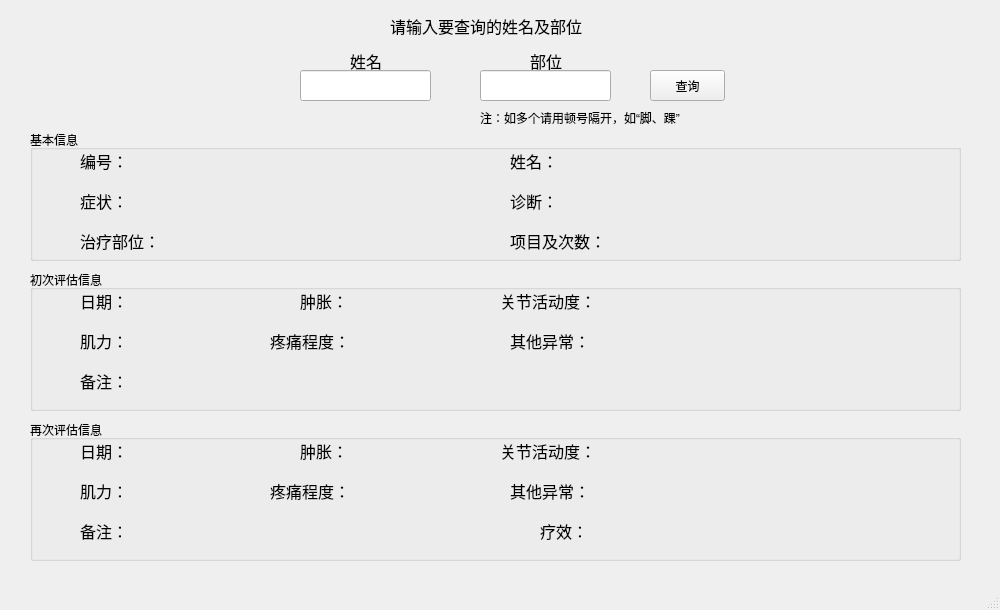
<?xml version="1.0" encoding="UTF-8"?>
<ui version="4.0">
 <class>ass_que</class>
 <widget class="QMainWindow" name="ass_que">
  <property name="geometry">
   <rect>
    <x>0</x>
    <y>0</y>
    <width>1000</width>
    <height>610</height>
   </rect>
  </property>
  <property name="windowTitle">
   <string>MainWindow</string>
  </property>
  <widget class="QWidget" name="centralwidget">
   <widget class="QPushButton" name="pushButton">
    <property name="geometry">
     <rect>
      <x>650</x>
      <y>70</y>
      <width>75</width>
      <height>31</height>
     </rect>
    </property>
    <property name="text">
     <string>查询</string>
    </property>
   </widget>
   <widget class="QGroupBox" name="groupBox">
    <property name="enabled">
     <bool>true</bool>
    </property>
    <property name="geometry">
     <rect>
      <x>30</x>
      <y>130</y>
      <width>931</width>
      <height>131</height>
     </rect>
    </property>
    <property name="title">
     <string>基本信息</string>
    </property>
    <widget class="QLabel" name="label">
     <property name="geometry">
      <rect>
       <x>480</x>
       <y>10</y>
       <width>54</width>
       <height>41</height>
      </rect>
     </property>
     <property name="font">
      <font>
       <family>等线</family>
       <pointsize>12</pointsize>
      </font>
     </property>
     <property name="text">
      <string>姓名：</string>
     </property>
    </widget>
    <widget class="QLabel" name="label_2">
     <property name="geometry">
      <rect>
       <x>50</x>
       <y>10</y>
       <width>54</width>
       <height>41</height>
      </rect>
     </property>
     <property name="font">
      <font>
       <family>等线</family>
       <pointsize>12</pointsize>
      </font>
     </property>
     <property name="text">
      <string>编号：</string>
     </property>
    </widget>
    <widget class="QLabel" name="label_7">
     <property name="geometry">
      <rect>
       <x>10</x>
       <y>360</y>
       <width>81</width>
       <height>41</height>
      </rect>
     </property>
     <property name="font">
      <font>
       <family>等线</family>
       <pointsize>12</pointsize>
      </font>
     </property>
     <property name="text">
      <string>病史/主诉：</string>
     </property>
    </widget>
    <widget class="QLabel" name="Name">
     <property name="geometry">
      <rect>
       <x>560</x>
       <y>20</y>
       <width>121</width>
       <height>21</height>
      </rect>
     </property>
     <property name="text">
      <string/>
     </property>
    </widget>
    <widget class="QLabel" name="Number">
     <property name="geometry">
      <rect>
       <x>140</x>
       <y>20</y>
       <width>121</width>
       <height>21</height>
      </rect>
     </property>
     <property name="text">
      <string/>
     </property>
    </widget>
    <widget class="QLabel" name="History">
     <property name="geometry">
      <rect>
       <x>100</x>
       <y>370</y>
       <width>161</width>
       <height>71</height>
      </rect>
     </property>
     <property name="text">
      <string/>
     </property>
    </widget>
    <widget class="QLabel" name="label_13">
     <property name="geometry">
      <rect>
       <x>50</x>
       <y>50</y>
       <width>41</width>
       <height>41</height>
      </rect>
     </property>
     <property name="font">
      <font>
       <family>等线</family>
       <pointsize>12</pointsize>
      </font>
     </property>
     <property name="text">
      <string>症状：</string>
     </property>
    </widget>
    <widget class="QLabel" name="label_15">
     <property name="geometry">
      <rect>
       <x>480</x>
       <y>50</y>
       <width>41</width>
       <height>41</height>
      </rect>
     </property>
     <property name="font">
      <font>
       <family>等线</family>
       <pointsize>12</pointsize>
      </font>
     </property>
     <property name="text">
      <string>诊断：</string>
     </property>
    </widget>
    <widget class="QLabel" name="zhengzhuang">
     <property name="geometry">
      <rect>
       <x>140</x>
       <y>60</y>
       <width>301</width>
       <height>21</height>
      </rect>
     </property>
     <property name="text">
      <string/>
     </property>
    </widget>
    <widget class="QLabel" name="zhenduan">
     <property name="geometry">
      <rect>
       <x>560</x>
       <y>60</y>
       <width>321</width>
       <height>21</height>
      </rect>
     </property>
     <property name="text">
      <string/>
     </property>
    </widget>
    <widget class="QLabel" name="label_22">
     <property name="geometry">
      <rect>
       <x>480</x>
       <y>90</y>
       <width>101</width>
       <height>41</height>
      </rect>
     </property>
     <property name="font">
      <font>
       <family>等线</family>
       <pointsize>12</pointsize>
      </font>
     </property>
     <property name="text">
      <string>项目及次数：：</string>
     </property>
    </widget>
    <widget class="QLabel" name="buwei">
     <property name="geometry">
      <rect>
       <x>170</x>
       <y>100</y>
       <width>271</width>
       <height>21</height>
      </rect>
     </property>
     <property name="text">
      <string/>
     </property>
    </widget>
    <widget class="QLabel" name="label_23">
     <property name="geometry">
      <rect>
       <x>50</x>
       <y>90</y>
       <width>91</width>
       <height>41</height>
      </rect>
     </property>
     <property name="font">
      <font>
       <family>等线</family>
       <pointsize>12</pointsize>
      </font>
     </property>
     <property name="text">
      <string>治疗部位：</string>
     </property>
    </widget>
    <widget class="QLabel" name="cishu">
     <property name="geometry">
      <rect>
       <x>620</x>
       <y>100</y>
       <width>261</width>
       <height>21</height>
      </rect>
     </property>
     <property name="text">
      <string/>
     </property>
    </widget>
   </widget>
   <widget class="QLabel" name="label_14">
    <property name="geometry">
     <rect>
      <x>390</x>
      <y>10</y>
      <width>201</width>
      <height>31</height>
     </rect>
    </property>
    <property name="font">
     <font>
      <family>微软雅黑</family>
      <pointsize>12</pointsize>
     </font>
    </property>
    <property name="text">
     <string>请输入要查询的姓名及部位</string>
    </property>
   </widget>
   <widget class="QLineEdit" name="lineEdit_name">
    <property name="geometry">
     <rect>
      <x>300</x>
      <y>70</y>
      <width>131</width>
      <height>31</height>
     </rect>
    </property>
   </widget>
   <widget class="QLineEdit" name="lineEdit_part">
    <property name="geometry">
     <rect>
      <x>480</x>
      <y>70</y>
      <width>131</width>
      <height>31</height>
     </rect>
    </property>
   </widget>
   <widget class="QLabel" name="label_24">
    <property name="geometry">
     <rect>
      <x>480</x>
      <y>110</y>
      <width>231</width>
      <height>16</height>
     </rect>
    </property>
    <property name="text">
     <string>注：如多个请用顿号隔开，如“脚、踝”</string>
    </property>
   </widget>
   <widget class="QLabel" name="label_17">
    <property name="geometry">
     <rect>
      <x>530</x>
      <y>40</y>
      <width>54</width>
      <height>41</height>
     </rect>
    </property>
    <property name="font">
     <font>
      <family>等线</family>
      <pointsize>12</pointsize>
     </font>
    </property>
    <property name="text">
     <string>部位</string>
    </property>
   </widget>
   <widget class="QLabel" name="label_16">
    <property name="geometry">
     <rect>
      <x>350</x>
      <y>40</y>
      <width>54</width>
      <height>41</height>
     </rect>
    </property>
    <property name="font">
     <font>
      <family>等线</family>
      <pointsize>12</pointsize>
     </font>
    </property>
    <property name="text">
     <string>姓名</string>
    </property>
   </widget>
   <widget class="QGroupBox" name="groupBox_2">
    <property name="enabled">
     <bool>true</bool>
    </property>
    <property name="geometry">
     <rect>
      <x>30</x>
      <y>270</y>
      <width>931</width>
      <height>141</height>
     </rect>
    </property>
    <property name="title">
     <string>初次评估信息</string>
    </property>
    <widget class="QLabel" name="label_5">
     <property name="geometry">
      <rect>
       <x>270</x>
       <y>10</y>
       <width>54</width>
       <height>41</height>
      </rect>
     </property>
     <property name="font">
      <font>
       <family>等线</family>
       <pointsize>12</pointsize>
      </font>
     </property>
     <property name="text">
      <string>肿胀：</string>
     </property>
    </widget>
    <widget class="QLabel" name="label_6">
     <property name="geometry">
      <rect>
       <x>50</x>
       <y>10</y>
       <width>54</width>
       <height>41</height>
      </rect>
     </property>
     <property name="font">
      <font>
       <family>等线</family>
       <pointsize>12</pointsize>
      </font>
     </property>
     <property name="text">
      <string>日期：</string>
     </property>
    </widget>
    <widget class="QLabel" name="label_9">
     <property name="geometry">
      <rect>
       <x>10</x>
       <y>360</y>
       <width>81</width>
       <height>41</height>
      </rect>
     </property>
     <property name="font">
      <font>
       <family>等线</family>
       <pointsize>12</pointsize>
      </font>
     </property>
     <property name="text">
      <string>病史/主诉：</string>
     </property>
    </widget>
    <widget class="QLabel" name="zhongzhang1">
     <property name="geometry">
      <rect>
       <x>330</x>
       <y>20</y>
       <width>121</width>
       <height>21</height>
      </rect>
     </property>
     <property name="text">
      <string/>
     </property>
    </widget>
    <widget class="QLabel" name="date1">
     <property name="geometry">
      <rect>
       <x>110</x>
       <y>20</y>
       <width>121</width>
       <height>21</height>
      </rect>
     </property>
     <property name="text">
      <string/>
     </property>
    </widget>
    <widget class="QLabel" name="History_7">
     <property name="geometry">
      <rect>
       <x>100</x>
       <y>370</y>
       <width>161</width>
       <height>71</height>
      </rect>
     </property>
     <property name="text">
      <string/>
     </property>
    </widget>
    <widget class="QLabel" name="label_20">
     <property name="geometry">
      <rect>
       <x>50</x>
       <y>50</y>
       <width>41</width>
       <height>41</height>
      </rect>
     </property>
     <property name="font">
      <font>
       <family>等线</family>
       <pointsize>12</pointsize>
      </font>
     </property>
     <property name="text">
      <string>肌力：</string>
     </property>
    </widget>
    <widget class="QLabel" name="label_21">
     <property name="geometry">
      <rect>
       <x>50</x>
       <y>90</y>
       <width>41</width>
       <height>41</height>
      </rect>
     </property>
     <property name="font">
      <font>
       <family>等线</family>
       <pointsize>12</pointsize>
      </font>
     </property>
     <property name="text">
      <string>备注：</string>
     </property>
    </widget>
    <widget class="QLabel" name="jili1">
     <property name="geometry">
      <rect>
       <x>110</x>
       <y>60</y>
       <width>111</width>
       <height>21</height>
      </rect>
     </property>
     <property name="text">
      <string/>
     </property>
    </widget>
    <widget class="QLabel" name="beizhu1">
     <property name="geometry">
      <rect>
       <x>110</x>
       <y>100</y>
       <width>501</width>
       <height>31</height>
      </rect>
     </property>
     <property name="text">
      <string/>
     </property>
    </widget>
    <widget class="QLabel" name="guanjie1">
     <property name="geometry">
      <rect>
       <x>590</x>
       <y>20</y>
       <width>321</width>
       <height>21</height>
      </rect>
     </property>
     <property name="text">
      <string/>
     </property>
    </widget>
    <widget class="QLabel" name="label_10">
     <property name="geometry">
      <rect>
       <x>470</x>
       <y>10</y>
       <width>101</width>
       <height>41</height>
      </rect>
     </property>
     <property name="font">
      <font>
       <family>等线</family>
       <pointsize>12</pointsize>
      </font>
     </property>
     <property name="text">
      <string>关节活动度：</string>
     </property>
    </widget>
    <widget class="QLabel" name="pain1">
     <property name="geometry">
      <rect>
       <x>330</x>
       <y>60</y>
       <width>121</width>
       <height>21</height>
      </rect>
     </property>
     <property name="text">
      <string/>
     </property>
    </widget>
    <widget class="QLabel" name="label_25">
     <property name="geometry">
      <rect>
       <x>240</x>
       <y>50</y>
       <width>81</width>
       <height>41</height>
      </rect>
     </property>
     <property name="font">
      <font>
       <family>等线</family>
       <pointsize>12</pointsize>
      </font>
     </property>
     <property name="text">
      <string>疼痛程度：</string>
     </property>
    </widget>
    <widget class="QLabel" name="label_26">
     <property name="geometry">
      <rect>
       <x>480</x>
       <y>50</y>
       <width>81</width>
       <height>41</height>
      </rect>
     </property>
     <property name="font">
      <font>
       <family>等线</family>
       <pointsize>12</pointsize>
      </font>
     </property>
     <property name="text">
      <string>其他异常：</string>
     </property>
    </widget>
    <widget class="QLabel" name="other1">
     <property name="geometry">
      <rect>
       <x>570</x>
       <y>60</y>
       <width>201</width>
       <height>21</height>
      </rect>
     </property>
     <property name="text">
      <string/>
     </property>
    </widget>
   </widget>
   <widget class="QGroupBox" name="groupBox_3">
    <property name="enabled">
     <bool>true</bool>
    </property>
    <property name="geometry">
     <rect>
      <x>30</x>
      <y>420</y>
      <width>931</width>
      <height>141</height>
     </rect>
    </property>
    <property name="title">
     <string>再次评估信息</string>
    </property>
    <widget class="QLabel" name="label_11">
     <property name="geometry">
      <rect>
       <x>270</x>
       <y>10</y>
       <width>54</width>
       <height>41</height>
      </rect>
     </property>
     <property name="font">
      <font>
       <family>等线</family>
       <pointsize>12</pointsize>
      </font>
     </property>
     <property name="text">
      <string>肿胀：</string>
     </property>
    </widget>
    <widget class="QLabel" name="label_12">
     <property name="geometry">
      <rect>
       <x>50</x>
       <y>10</y>
       <width>54</width>
       <height>41</height>
      </rect>
     </property>
     <property name="font">
      <font>
       <family>等线</family>
       <pointsize>12</pointsize>
      </font>
     </property>
     <property name="text">
      <string>日期：</string>
     </property>
    </widget>
    <widget class="QLabel" name="label_27">
     <property name="geometry">
      <rect>
       <x>10</x>
       <y>360</y>
       <width>81</width>
       <height>41</height>
      </rect>
     </property>
     <property name="font">
      <font>
       <family>等线</family>
       <pointsize>12</pointsize>
      </font>
     </property>
     <property name="text">
      <string>病史/主诉：</string>
     </property>
    </widget>
    <widget class="QLabel" name="zhongzhang1_2">
     <property name="geometry">
      <rect>
       <x>330</x>
       <y>20</y>
       <width>121</width>
       <height>21</height>
      </rect>
     </property>
     <property name="text">
      <string/>
     </property>
    </widget>
    <widget class="QLabel" name="date1_2">
     <property name="geometry">
      <rect>
       <x>110</x>
       <y>20</y>
       <width>121</width>
       <height>21</height>
      </rect>
     </property>
     <property name="text">
      <string/>
     </property>
    </widget>
    <widget class="QLabel" name="History_8">
     <property name="geometry">
      <rect>
       <x>100</x>
       <y>370</y>
       <width>161</width>
       <height>71</height>
      </rect>
     </property>
     <property name="text">
      <string/>
     </property>
    </widget>
    <widget class="QLabel" name="label_28">
     <property name="geometry">
      <rect>
       <x>50</x>
       <y>50</y>
       <width>41</width>
       <height>41</height>
      </rect>
     </property>
     <property name="font">
      <font>
       <family>等线</family>
       <pointsize>12</pointsize>
      </font>
     </property>
     <property name="text">
      <string>肌力：</string>
     </property>
    </widget>
    <widget class="QLabel" name="label_29">
     <property name="geometry">
      <rect>
       <x>50</x>
       <y>90</y>
       <width>41</width>
       <height>41</height>
      </rect>
     </property>
     <property name="font">
      <font>
       <family>等线</family>
       <pointsize>12</pointsize>
      </font>
     </property>
     <property name="text">
      <string>备注：</string>
     </property>
    </widget>
    <widget class="QLabel" name="jili1_2">
     <property name="geometry">
      <rect>
       <x>110</x>
       <y>60</y>
       <width>111</width>
       <height>21</height>
      </rect>
     </property>
     <property name="text">
      <string/>
     </property>
    </widget>
    <widget class="QLabel" name="beizhu1_2">
     <property name="geometry">
      <rect>
       <x>110</x>
       <y>100</y>
       <width>391</width>
       <height>21</height>
      </rect>
     </property>
     <property name="text">
      <string/>
     </property>
    </widget>
    <widget class="QLabel" name="guanjie1_2">
     <property name="geometry">
      <rect>
       <x>590</x>
       <y>20</y>
       <width>321</width>
       <height>21</height>
      </rect>
     </property>
     <property name="text">
      <string/>
     </property>
    </widget>
    <widget class="QLabel" name="label_30">
     <property name="geometry">
      <rect>
       <x>470</x>
       <y>10</y>
       <width>101</width>
       <height>41</height>
      </rect>
     </property>
     <property name="font">
      <font>
       <family>等线</family>
       <pointsize>12</pointsize>
      </font>
     </property>
     <property name="text">
      <string>关节活动度：</string>
     </property>
    </widget>
    <widget class="QLabel" name="pain1_2">
     <property name="geometry">
      <rect>
       <x>330</x>
       <y>60</y>
       <width>121</width>
       <height>21</height>
      </rect>
     </property>
     <property name="text">
      <string/>
     </property>
    </widget>
    <widget class="QLabel" name="label_31">
     <property name="geometry">
      <rect>
       <x>240</x>
       <y>50</y>
       <width>81</width>
       <height>41</height>
      </rect>
     </property>
     <property name="font">
      <font>
       <family>等线</family>
       <pointsize>12</pointsize>
      </font>
     </property>
     <property name="text">
      <string>疼痛程度：</string>
     </property>
    </widget>
    <widget class="QLabel" name="label_32">
     <property name="geometry">
      <rect>
       <x>480</x>
       <y>50</y>
       <width>81</width>
       <height>41</height>
      </rect>
     </property>
     <property name="font">
      <font>
       <family>等线</family>
       <pointsize>12</pointsize>
      </font>
     </property>
     <property name="text">
      <string>其他异常：</string>
     </property>
    </widget>
    <widget class="QLabel" name="other1_2">
     <property name="geometry">
      <rect>
       <x>570</x>
       <y>60</y>
       <width>201</width>
       <height>21</height>
      </rect>
     </property>
     <property name="text">
      <string/>
     </property>
    </widget>
    <widget class="QLabel" name="liaoxiao">
     <property name="geometry">
      <rect>
       <x>570</x>
       <y>100</y>
       <width>111</width>
       <height>21</height>
      </rect>
     </property>
     <property name="text">
      <string/>
     </property>
    </widget>
    <widget class="QLabel" name="label_33">
     <property name="geometry">
      <rect>
       <x>510</x>
       <y>90</y>
       <width>41</width>
       <height>41</height>
      </rect>
     </property>
     <property name="font">
      <font>
       <family>等线</family>
       <pointsize>12</pointsize>
      </font>
     </property>
     <property name="text">
      <string>疗效：</string>
     </property>
    </widget>
   </widget>
  </widget>
  <widget class="QMenuBar" name="menubar">
   <property name="geometry">
    <rect>
     <x>0</x>
     <y>0</y>
     <width>1000</width>
     <height>23</height>
    </rect>
   </property>
  </widget>
  <widget class="QStatusBar" name="statusbar"/>
 </widget>
 <resources/>
 <connections/>
</ui>
